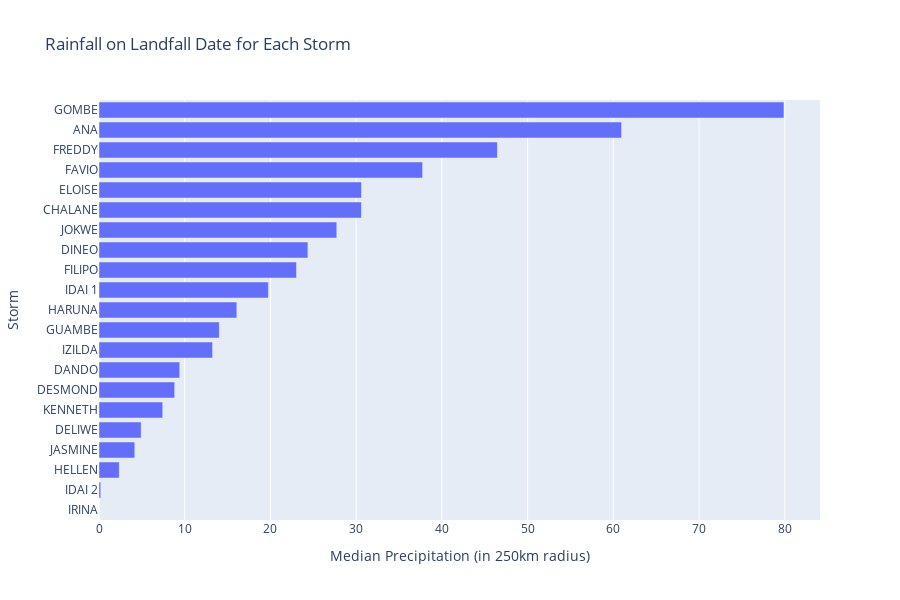

Source (notebook cell):
### Markdown cell above
## Rainfall by Storm

### Code cell
# Filter data for time_step = 0
df_time_step_0 = df_imerg[
    (df_imerg["time_step"] == 0) & (df_imerg["radius"] == 250)
]

# Sort the values by median_precip_250km in descending order
df_time_step_0_sorted = df_time_step_0.sort_values(
    by="median_precip", ascending=False
)

# Plot with Plotly
fig = px.bar(
    df_time_step_0_sorted,
    x="median_precip",
    y="storm",
    title="Rainfall on Landfall Date for Each Storm",
    labels={
        "storm": "Storm",
        "median_precip": "Median Precipitation (in 250km radius)",
    },
    orientation="h",
)
fig.update_layout(yaxis={"categoryorder": "total ascending"}, height=600)
fig.show()

### Figure 1 — Plotly figure (JSON) as saved in the notebook; plotly's stock layout.template omitted (floating-point values rounded to 4 significant figures)
{"data": [{"alignmentgroup": "True", "hovertemplate": "Median Precipitation (in 250km radius)=%{x}<br>Storm=%{y}<extra></extra>", "legendgroup": "", "marker": {"color": "#636efa", "pattern": {"shape": ""}}, "name": "", "offsetgroup": "", "orientation": "h", "showlegend": false, "textposition": "auto", "type": "bar", "x": [79.9, 60.96, 46.48, 37.75, 30.62, 30.62, 27.74, 24.37, 23.04, 19.76, 16.08, 14.04, 13.25, 9.421, 8.827, 7.434, 4.918, 4.175, 2.361, 0.2068, 0], "xaxis": "x", "y": ["GOMBE", "ANA", "FREDDY", "FAVIO", "ELOISE", "CHALANE", "JOKWE", "DINEO", "FILIPO", "IDAI 1", "HARUNA", "GUAMBE", "IZILDA", "DANDO", "DESMOND", "KENNETH", "DELIWE", "JASMINE", "HELLEN", "IDAI 2", "IRINA"], "yaxis": "y"}], "layout": {"barmode": "relative", "height": 600, "legend": {"tracegroupgap": 0}, "title": {"text": "Rainfall on Landfall Date for Each Storm"}, "xaxis": {"anchor": "y", "domain": [0, 1], "title": {"text": "Median Precipitation (in 250km radius)"}}, "yaxis": {"anchor": "x", "categoryorder": "total ascending", "domain": [0, 1], "title": {"text": "Storm"}}}}
